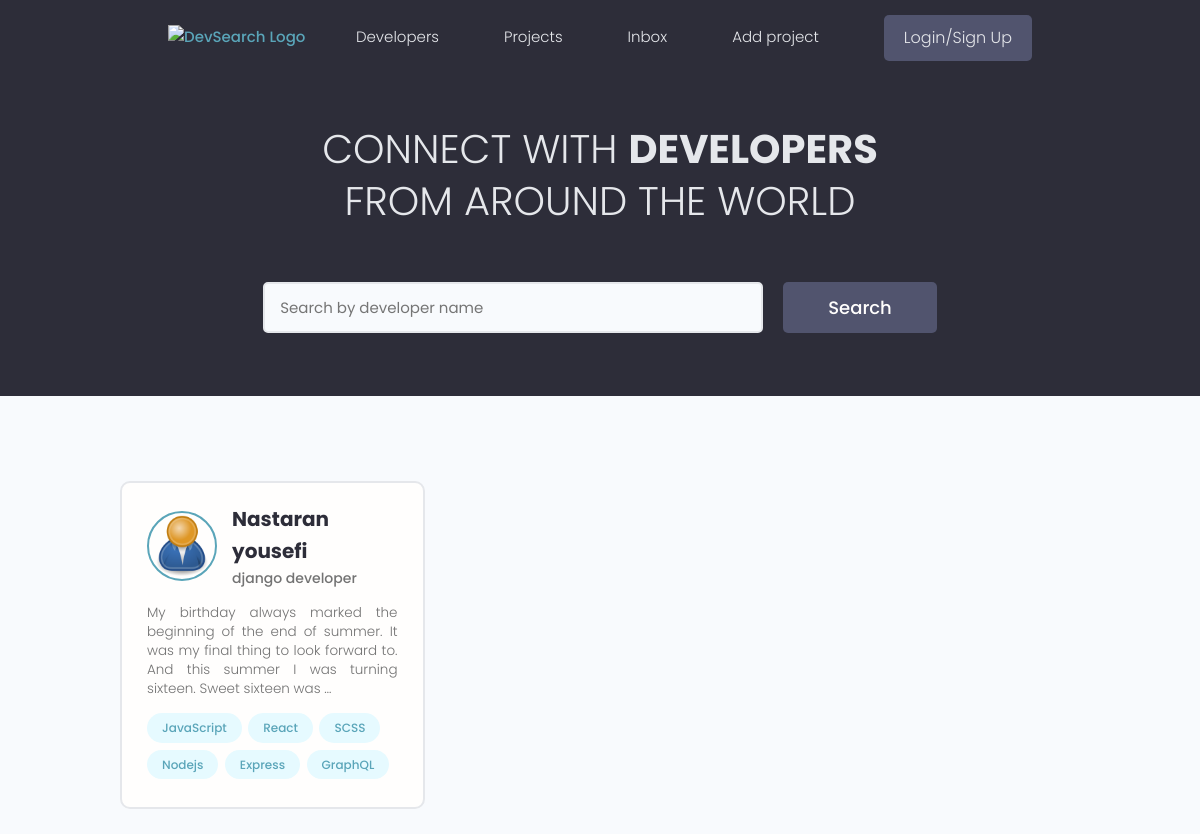
The app's page /, older data.
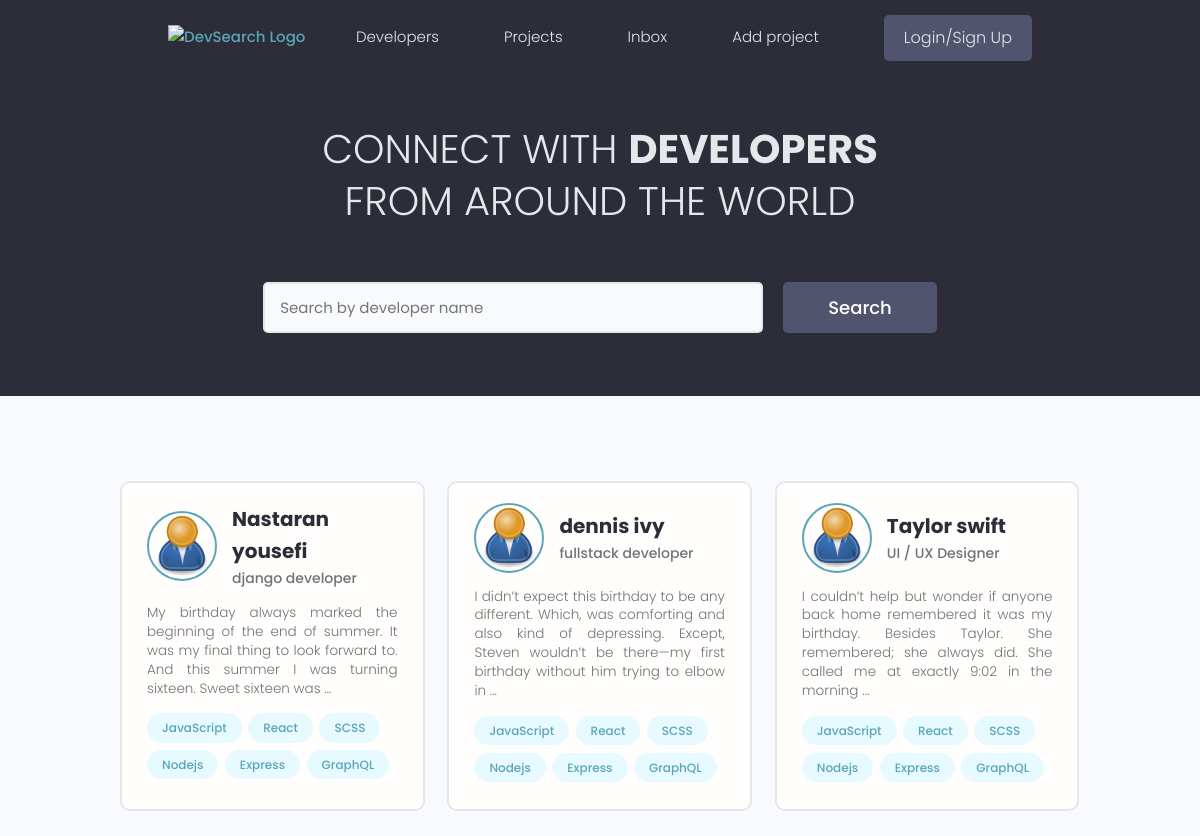
The same page, newer data.
### users/models.py (models this page shows, shortened)
class Profile(models.Model):
    user = models.OneToOneField(User, on_delete=models.CASCADE, null=True, blank=True)
    name = models.CharField(max_length=250, null=True, blank=True)
    username = models.CharField(max_length=250, null=True, blank=True)
    email = models.EmailField(max_length=500, blank=True, null=True)
    short_intro = models.CharField(max_length=200, blank=True, null=True)
    bio = models.TextField(blank=True, null=True)
    profile_image = models.ImageField(blank=True, null=True, upload_to='profiles/',
                         default='profiles/user-default.png')
    social_github = models.CharField(max_length=500, blank=True, null=True)
    social_linkedin = models.CharField(max_length=500, blank=True, null=True)
    social_website = models.CharField(max_length=500, blank=True, null=True)
    social_twitter = models.CharField(max_length=500, blank=True, null=True)
    created = models.DateTimeField(auto_now_add=True)
    id = models.UUIDField(default=uuid.uuid4, unique=True, editable=False, primary_key=True)

### users/views.py (the view)
# urls.py: path('', views.profiles, name='profiles'),
def profiles(request):
    profiles = Profile.objects.all()
    context = {
        'profiles' : profiles,
    }
    return render(request, 'users/profiles.html', context)

### users/templates/users/profiles.html (shortened to what this page needs)
{% extends 'main.html' %}
{% block content %}
<main class="home">
    <section class="hero-section text-center">
      <div class="container container--narrow">
        <div class="hero-section__box">
          <h2>CONNECT WITH <span>DEVELOPERS</span></h2>
          <h2>FROM AROUND THE WORLD</h2>
        </div>
        <div class="hero-section__search">
          <form class="form" action="#" method="get">
            <div class="form__field">
              <input class="input input--text" id="formInput#search" type="text" name="text"
                placeholder="Search by developer name" />
            </div>
            <input class="btn btn--sub btn--lg" type="submit" value="Search" />
          </form>
        </div>
      </div>
    </section>
    <section class="devlist">
      <div class="container">
        <div class="grid grid--three">
        {% for profile in profiles %}
          <div class="column card">
            <div class="dev">
              <a href="" class="card__body">
                <div class="dev__profile">
                  <img class="avatar avatar--md" src="{{ profile.profile_image.url }}" alt="image" />
                  <div class="dev__meta">
                    <h3>{{ profile.name }}</h3>
                    <h5>{{ profile.short_intro }}</h5>
                  </div>
                </div>
                <p class="dev__info">{{ profile.bio|truncatewords:30 }}</p>
                <div class="dev__skills">
                  <span class="tag tag--pill tag--main">
                    <small>JavaScript</small>
                  </span>
                  <span class="tag tag--pill tag--main">
                    <small>React</small>
                  </span>
                  <span class="tag tag--pill tag--main">
                    <small>SCSS</small>
                  </span>
                  <span class="tag tag--pill tag--main">
                    <small>Nodejs</small>
                  </span>
                  <span class="tag tag--pill tag--main">
                    <small>Express</small>
                  </span>
                  <span class="tag tag--pill tag--main">
                    <small>GraphQL</small>
                  </span>
                </div>
              </a>
            </div>
          </div>
          {% endfor %}
        </div>
      </div>
    </section>
  </main>
{% endblock %}

### templates/main.html (shortened to what this page needs)
<!doctype html>
{% load static %}
<html lang="en">
<head>
  <link rel="stylesheet" href="https://cdn.iconmonstr.com/1.3.0/css/iconmonstr-iconic-font.min.css" />
  <link rel="stylesheet" href="{% static 'uikit/styles/uikit.css' %}" />
  <link rel="stylesheet" href="{% static 'styles/app.css' %}" />
</head>
<body>
{% include 'navbar.html' %}
{% block content %}
{% endblock %}
</body>
</html>

### templates/navbar.html (shortened to what this page needs)
{% load static %}
  <header class="header">
    <div class="container container--narrow">
      <a href="{% url 'profiles' %}" class="header__logo">
        <img src="{% static 'images/logo.svg' %}" alt="DevSearch Logo" />
      </a>
      <nav class="header__nav">
        <ul class="header__menu">
          <li class="header__menuItem"><a href="{% url 'profiles' %}">Developers</a></li>
          <li class="header__menuItem"><a href="{% url 'projects' %}">Projects</a></li>
          <li class="header__menuItem"><a href="">Inbox</a></li>
          <li class="header__menuItem"><a href="{% url 'create_project' %}">Add project</a></li>
          <li class="header__menuItem"><a href="" class="btn btn--sub">Login/Sign Up</a></li>
        </ul>
      </nav>
    </div>
  </header>

### static/styles/app.css (style rules this page uses)
:root { --color-sub: #2d2d39; }
.btn--sub { background-color: var(--color-sub-light); }
.card { border: 2px solid var(--color-light); }
img { width: 100%; }
.header { position: sticky; z-index: 111; background-color: var(--color-sub); padding: 1.5rem 0; }
.header > .container { display: flex; justify-content: space-between; align-items: center; }
.header__logo > img { height: 3.8rem; }
.header__nav > ul { display: inline-flex; align-items: center; list-style: none; gap: 6.5rem; }
.header__menuItem > a { color: var(--color-light); font-weight: 300; }
.hero-section { height: 40vh; display: flex; align-items: center; background-color: var(--color-sub); }
.hero-section__box { margin-bottom: 4rem; }
.hero-section__box > h2, .hero-section__box > h2 > span { font-size: 4rem; color: var(--color-light); line-height: 1.3; text-transform: uppercase; }
.hero-section__box > h2 { font-weight: 300; }
.hero-section__box > h2 > span { font-weight: 700; }
.hero-section__search > .form { display: flex; align-items: center; justify-content: center; gap: 2rem; }
.hero-section__search > .form input.input--text { width: 50rem; }
.devlist { margin-top: 8rem; }
.devlist .grid { align-items: stretch; }
.devlist .dev .dev__profile { display: flex; align-items: center; gap: 1.5rem; }
.devlist .dev .dev__meta h3 { color: var(--color-sub); font-size: 2rem; font-weight: 700; }
.devlist .dev .dev__meta h5 { color: var(--color-text); font-size: 1.4rem; font-weight: 500; }
.devlist .dev .dev__info { margin: 1.5rem 0; font-size: 1.35rem; line-height: 1.4; text-align: justify; }

### static/uikit/styles/modules/_variables.css (style rules this page uses)
:root { --color-main: #5aa5b9; --color-main-light: #e6faff; --color-sub: #3f4156; --color-sub-light: #51546e; --color-sub-lighter: #ededfd; --color-text: #737373; --color-gray: #8b8b8b; --color-light: #e5e7eb; --color-light-gray: #767676; --color-bg: #f8fafd; --color-white: #fffefd; --color-white-light: #f3f3f3; --color-success: #359e64; --color-success-bg: #def8e8; --color-error: #fc4b0b; --color-error-bg: #fff2ee; --font-base: 'Poppins', arial, helvetica, 'Segoe UI', roboto, ubuntu, sans-serif; --font-monospace: 'Fira Code', 'Courier New', courier, monospace; --font-regular: 300; --font-medium: 500; --font-bold: 700; --generic-shadow: 1px 1px 5px #00000010; --generic-transition: all 0.3s ease-in-out; }

### static/uikit/styles/modules/_base.css (style rules this page uses)
* { margin: 0; padding: 0; box-sizing: border-box; text-rendering: optimizeLegibility; color: inherit; font-size: inherit; }
html { font-size: 50%; }
@media only screen and (min-width: 480px) { html { font-size: 56.25%; } }
@media only screen and (min-width: 1200px) { html { font-size: 62.5%; } }
body { line-height: 1.6; font-weight: 400; font-size: 1.5rem; color: var(--color-text); background-color: var(--color-bg); min-height: 100vh; }

### static/uikit/styles/modules/_typography.css (style rules this page uses)
* { font-family: var(--font-base); }
h2 { font-size: 3.6rem; font-weight: var(--font-bold); }
h3 { font-size: 3.2rem; font-weight: var(--font-medium); }
h5 { font-size: 2.4rem; font-weight: var(--font-medium); }
h5, h6 { font-weight: var(--font-regular); }
p, span, strong { font-size: 1.6rem; color: var(--color-text); font-weight: var(--font-regular); }
a { padding-bottom: 2px; text-decoration: none; display: inline-block; color: var(--color-main); font-weight: var(--font-medium); }

### static/uikit/styles/modules/_utilities.css (style rules this page uses)
.container { width: 92%; max-width: 165rem; margin: 0 auto; box-sizing: border-box; }
.container--narrow { width: 92%; max-width: 120rem; }
@media screen and (min-width: 1000px) { .container { width: 90%; } }
@media screen and (min-width: 1000px) { .container--narrow { width: 85%; } }
@media screen and (min-width: 1200px) { .container { width: 80%; } }
@media screen and (min-width: 1200px) { .container--narrow { width: 72%; } }
.text-center { text-align: center; }

### static/uikit/styles/modules/_avatar.css (style rules this page uses)
.avatar { border-radius: 50%; border: 2px solid var(--color-main); object-fit: cover; }
.avatar--md { height: 7rem; width: 7rem; }

### static/uikit/styles/modules/_button.css (style rules this page uses)
.btn { display: inline-block; position: relative; cursor: pointer; background-color: var(--color-light); font-weight: var(--font-medium); color: var(--color-sub); text-decoration: none; padding: 1rem 2rem; border-radius: 0.5rem; border: none; width: -webkit-fit-content; width: -moz-fit-content; width: fit-content; height: -webkit-fit-content; height: -moz-fit-content; height: fit-content; font-size: 1.6rem; outline-width: 0; outline-color: transparent; -webkit-backface-visibility: hidden; backface-visibility: hidden; transition: all 0.3s ease-in-out; }
.btn--sub { background-color: var(--color-sub); color: var(--color-white); }
.btn--lg { font-size: 1.8rem; padding: 1.2rem 4.5rem; }

Row changes from the older to the newer data that the page shows:
added Profile: profile_image (placeholder picture), name "dennis ivy", short_intro "fullstack developer", bio "I didn’t expect this birthday to be any different. Which, was comforting and also kind of depressing. Except, Steven wouldn’t be there—my first birthday without him trying to elbow in …"
added Profile: profile_image (placeholder picture), name "Taylor swift", short_intro "UI / UX Designer", bio "I couldn’t help but wonder if anyone back home remembered it was my birthday. Besides Taylor. She remembered; she always did. She called me at exactly 9:02 in the morning …"
